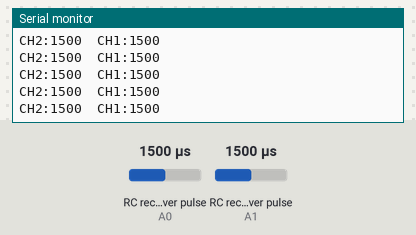
The sketch below on a simulated Arduino Uno, built with avr-gcc and run on an emulated ATmega328P. On the bench: the last lines printed to the serial monitor. Wiring (inferred from the names in the program): 2 × RC receiver channel: data A0 / data A1. Inputs (shaded band) come from the test bench; at power-on: RC receiver pulse (sensors on A0, A1) 1500 µs.

Above: at 1.2 s.
1.3 s: RC receiver pulse (sensor on A0) set to 1020 µs
At 1.37 s:
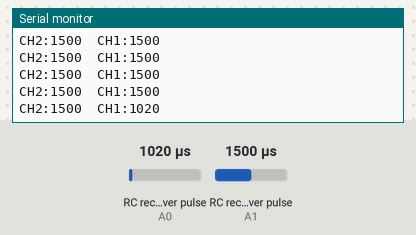
4.3 s: RC receiver pulse (sensor on A1) set to 1020 µs
At 4.38 s:
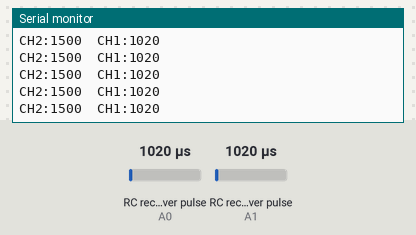
5.8 s: RC receiver pulse (sensor on A0) set to 1250 µs
At 5.98 s:
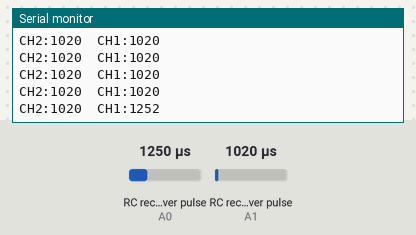
7.3 s: RC receiver pulse (sensor on A1) set to 1250 µs
At 9.74 s:
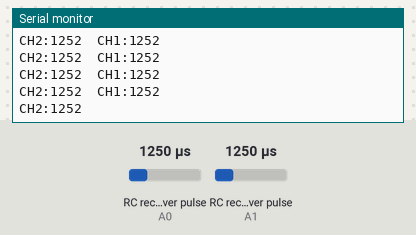
Timing chart, 0 to 9.8 s (numbered marks = the images above; inputs shaded):
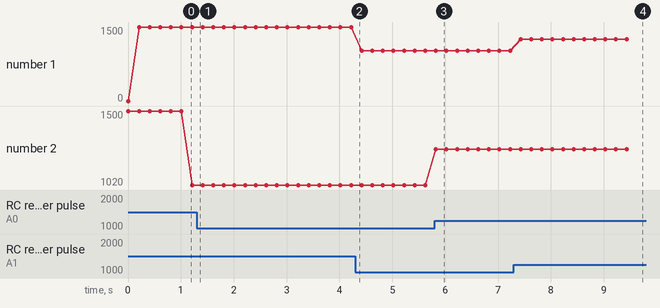

The sketch:

sketch_jul13a.ino
```cpp
#include <EnableInterrupt.h>

#define SERIAL_PORT_SPEED 9600
#define RC_NUM_CHANNELS  2

#define RC_CH1  0
#define RC_CH2  1
//#define RC_CH3  2
//#define RC_CH4  3

#define RC_CH1_INPUT  A0
#define RC_CH2_INPUT  A1
//#define RC_CH3_INPUT  A2
//#define RC_CH4_INPUT  A3

uint16_t rc_values[RC_NUM_CHANNELS];
uint32_t rc_start[RC_NUM_CHANNELS];
volatile uint16_t rc_shared[RC_NUM_CHANNELS];

void rc_read_values() {
  noInterrupts();
  memcpy(rc_values, (const void *)rc_shared, sizeof(rc_shared));
  interrupts();
}

void calc_input(uint8_t channel, uint8_t input_pin) {
  if (digitalRead(input_pin) == HIGH) {
    rc_start[channel] = micros();
  } else {
    uint16_t rc_compare = (uint16_t)(micros() - rc_start[channel]);
    rc_shared[channel] = rc_compare;
  }
}

void calc_ch1() { calc_input(RC_CH1, RC_CH1_INPUT); }
void calc_ch2() { calc_input(RC_CH2, RC_CH2_INPUT); }
//void calc_ch3() { calc_input(RC_CH3, RC_CH3_INPUT); }
//void calc_ch4() { calc_input(RC_CH4, RC_CH4_INPUT); }

void setup() {
  Serial.begin(9600);

  pinMode(RC_CH1_INPUT, INPUT);
  pinMode(RC_CH2_INPUT, INPUT);
//  pinMode(RC_CH3_INPUT, INPUT);
//  pinMode(RC_CH4_INPUT, INPUT);

  enableInterrupt(RC_CH1_INPUT, calc_ch1, CHANGE);
  enableInterrupt(RC_CH2_INPUT, calc_ch2, CHANGE);
//  enableInterrupt(RC_CH3_INPUT, calc_ch3, CHANGE);
//  enableInterrupt(RC_CH4_INPUT, calc_ch4, CHANGE);
}

void loop() {
  rc_read_values();

  Serial.print("CH1:"); Serial.print(rc_values[RC_CH1]); Serial.print("\n");
  Serial.print("CH2:"); Serial.print(rc_values[RC_CH2]); Serial.print("\t");
//  Serial.print("CH3:"); Serial.print(rc_values[RC_CH3]); Serial.print("\t");
//  Serial.print("CH4:"); Serial.println(rc_values[RC_CH4]);

  delay(200);
}
```

Measured:
- after the input at 5.8 s, the serial monitor: prints a new line at once (image 3)
- after the input at 7.3 s, the serial monitor: prints a new line after 0.13 s (image 4)
- plotted number 2: 1020 → 1252 after the input at 5.8 s
